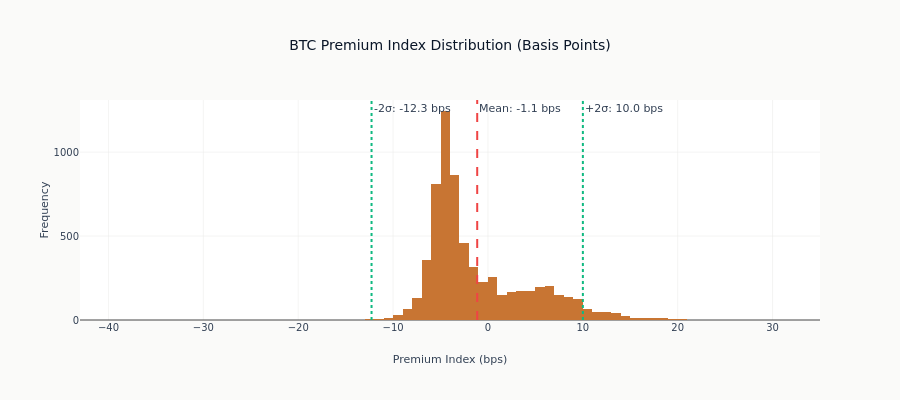

Source (notebook cell):
### Markdown cell above
---

## Section 2: Premium Index Distribution

Understanding the distribution of premium values is crucial for:
1. Setting entry/exit thresholds for arbitrage
2. Risk management (tail events)
3. Comparing opportunities across assets

### Code cell
# BTC Premium distribution
btc_close = btc_premium["premium_index_close"].to_numpy()

# Convert to basis points for readability
btc_close_bps = btc_close * 10000

fig = go.Figure()
fig.add_trace(
    go.Histogram(
        x=btc_close_bps,
        nbinsx=100,
        name="BTC Premium",
        marker_color=COLORS["copper"],
    )
)

# Add vertical lines for mean and +-2 std
mean_val = np.mean(btc_close_bps)
std_val = np.std(btc_close_bps)

fig.add_vline(
    x=mean_val,
    line_dash="dash",
    line_color=COLORS["negative"],
    annotation_text=f"Mean: {mean_val:.1f} bps",
)
fig.add_vline(
    x=mean_val + 2 * std_val,
    line_dash="dot",
    line_color=COLORS["positive"],
    annotation_text=f"+2σ: {mean_val + 2 * std_val:.1f} bps",
)
fig.add_vline(
    x=mean_val - 2 * std_val,
    line_dash="dot",
    line_color=COLORS["positive"],
    annotation_text=f"-2σ: {mean_val - 2 * std_val:.1f} bps",
)

fig.update_layout(
    title="BTC Premium Index Distribution (Basis Points)",
    xaxis_title="Premium Index (bps)",
    yaxis_title="Frequency",
    height=400,
)
fig.show()

### Figure 1 — Plotly figure (JSON) as saved in the notebook; plotly's stock layout.template omitted (floating-point values rounded to 4 significant figures; data arrays with more than 128 entries replaced by an {"elided": "..."} marker saying what was removed)
{"data": [{"marker": {"color": "#C87533"}, "name": "BTC Premium", "nbinsx": 100, "type": "histogram", "x": {"elided": "6555 float values"}}], "layout": {"annotations": [{"showarrow": false, "text": "Mean: -1.1 bps", "x": -1.132, "xanchor": "left", "xref": "x", "y": 1, "yanchor": "top", "yref": "y domain"}, {"showarrow": false, "text": "+2σ: 10.0 bps", "x": 10.0, "xanchor": "left", "xref": "x", "y": 1, "yanchor": "top", "yref": "y domain"}, {"showarrow": false, "text": "-2σ: -12.3 bps", "x": -12.27, "xanchor": "left", "xref": "x", "y": 1, "yanchor": "top", "yref": "y domain"}], "height": 400, "shapes": [{"line": {"color": "#ef4444", "dash": "dash"}, "type": "line", "x0": -1.132, "x1": -1.132, "xref": "x", "y0": 0, "y1": 1, "yref": "y domain"}, {"line": {"color": "#10b981", "dash": "dot"}, "type": "line", "x0": 10.0, "x1": 10.0, "xref": "x", "y0": 0, "y1": 1, "yref": "y domain"}, {"line": {"color": "#10b981", "dash": "dot"}, "type": "line", "x0": -12.27, "x1": -12.27, "xref": "x", "y0": 0, "y1": 1, "yref": "y domain"}], "title": {"text": "BTC Premium Index Distribution (Basis Points)"}, "xaxis": {"title": {"text": "Premium Index (bps)"}}, "yaxis": {"title": {"text": "Frequency"}}}}
